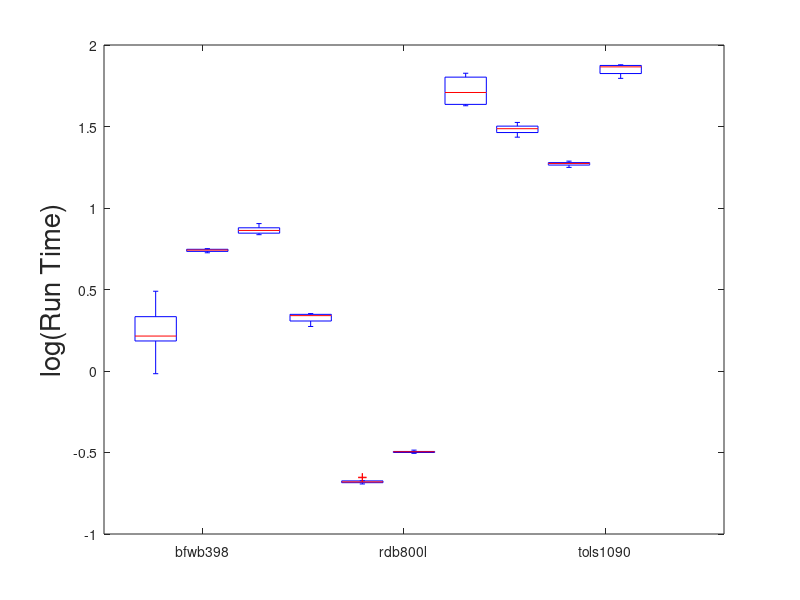

Write MATLAB code to recreate this figure. (Note: this script raises an error after producing the figure.)
%% boxplot and summary
clear;

load('ne8_svt.mat');
load('ne8_obj.mat');

% mean
fprintf('The mean of run time of svt is \n');
display(mean(records1));
fprintf('The mean of run time of obj is \n');
display(mean(records2));

% standard error
fprintf('The se of run time of svt is \n');
display(std(records1/sqrt(11-1)));
fprintf('The se of run time of obj is \n');
display(std(records2/sqrt(11-1)));

D(:,1:2:2*size(records1,2)) = log(records1);
D(:,2:2:2*size(records2,2)) = log(records2);

boxplot(D,'factorgap',10,'color','rk');
set(gca,'xtick',1.9:3.9:50);
set(gca,'xticklabel',...
    {'bfwb398','rdb800l','tols1090','mhd4800b','cryg10000'});

ylabel('log(Run Time)','fontsize',20);
legend(findobj(gca,'Tag','Box'),'succession','deflation',...
    'Location','northwest');
set(gca,'fontsize',20);